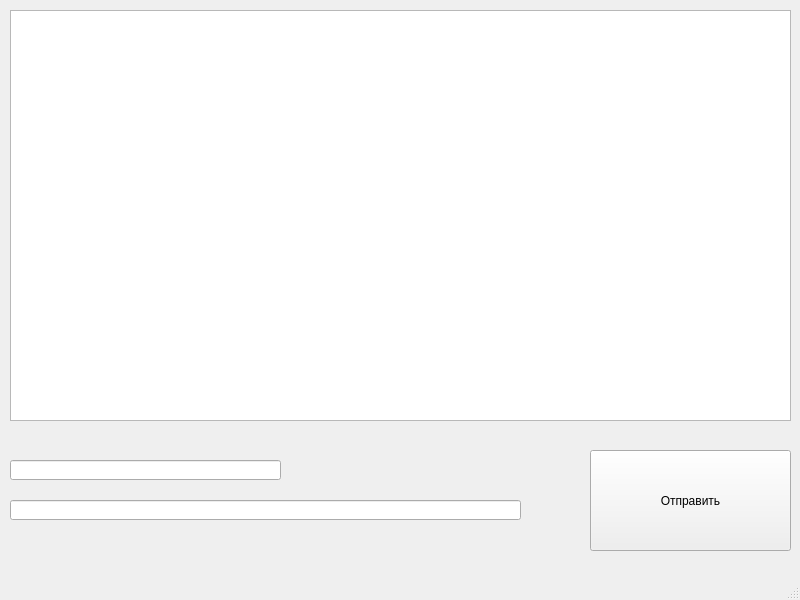
<?xml version="1.0" encoding="UTF-8"?>
<ui version="4.0">
 <class>MainWindow</class>
 <widget class="QMainWindow" name="MainWindow">
  <property name="geometry">
   <rect>
    <x>0</x>
    <y>0</y>
    <width>800</width>
    <height>600</height>
   </rect>
  </property>
  <property name="windowTitle">
   <string>pyQtClient</string>
  </property>
  <widget class="QWidget" name="centralwidget">
   <widget class="QPushButton" name="pushButton">
    <property name="geometry">
     <rect>
      <x>590</x>
      <y>450</y>
      <width>201</width>
      <height>101</height>
     </rect>
    </property>
    <property name="text">
     <string>Отправить</string>
    </property>
   </widget>
   <widget class="QLineEdit" name="lineEdit1">
    <property name="geometry">
     <rect>
      <x>10</x>
      <y>460</y>
      <width>271</width>
      <height>20</height>
     </rect>
    </property>
   </widget>
   <widget class="QLineEdit" name="lineEdit_2">
    <property name="geometry">
     <rect>
      <x>10</x>
      <y>500</y>
      <width>511</width>
      <height>20</height>
     </rect>
    </property>
   </widget>
   <widget class="QListWidget" name="listWidget1">
    <property name="geometry">
     <rect>
      <x>10</x>
      <y>10</y>
      <width>781</width>
      <height>411</height>
     </rect>
    </property>
   </widget>
  </widget>
  <widget class="QMenuBar" name="menubar">
   <property name="geometry">
    <rect>
     <x>0</x>
     <y>0</y>
     <width>800</width>
     <height>21</height>
    </rect>
   </property>
  </widget>
  <widget class="QStatusBar" name="statusbar"/>
 </widget>
 <resources/>
 <connections/>
</ui>
